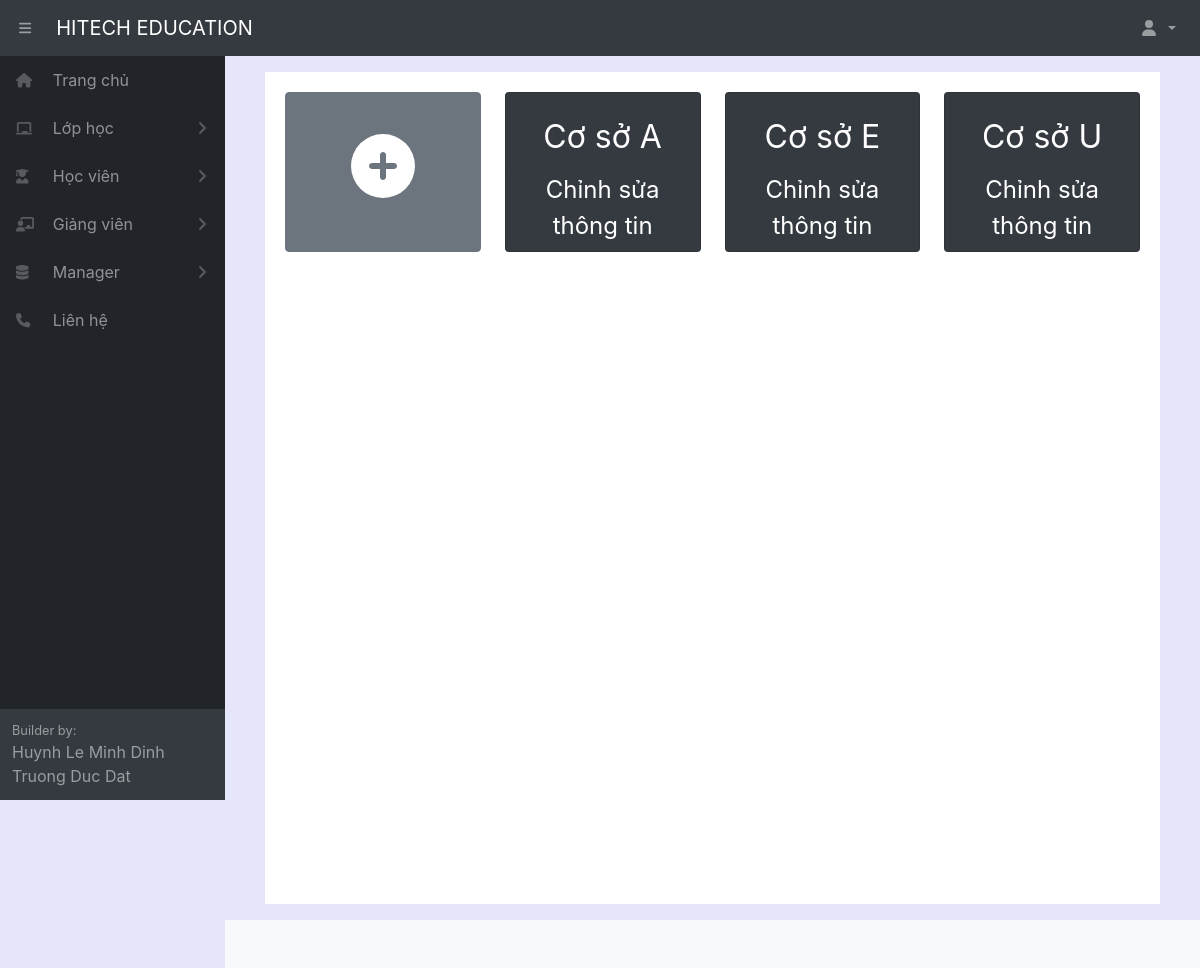
Page /listarea/ (signed in) on the committed database.
### home/models.py (models this page shows, shortened)
class Area(models.Model):
    fullname = models.CharField(max_length=100, verbose_name="Tên cơ sở")
    phonenumber = models.CharField(max_length=100, null=True, blank=True, default="", verbose_name="SDT")
    email = models.CharField(max_length=100, null=True, blank=True, default="", verbose_name="Email")
    adress = models.CharField(max_length=300, null=True, blank=True, default="", verbose_name="Địa chỉ")
    note = models.CharField(max_length=300, null=True, blank=True, default="", verbose_name="Ghi chú")
    active = models.BooleanField(default=True, verbose_name="Trạng thái")
    class Meta:
        ordering =["fullname"]
        verbose_name_plural = "Chi nhánh"

### home/decorators.py (the view)
        def wrapper_func(request, *args, **kwargs):
            group = None
            if request.user.groups.exists():
                group = request.user.groups.all()[0].name
            if group in allowed_roles:
                return view_func(request, *args, **kwargs)
            else:
                return redirect('errorrole')

### home/views.py (called while the page is built)
@login_required(login_url='login')
@allowed_users(allowed_roles=['admin'])
def listArea(request):
    form = CreateAreaForm()
    listarea = Area.objects.all()
    context={'form':form,'listarea':listarea}
    return render(request,'manager/listArea.html',context)

### home/templates/manager/listArea.html (shortened to what this page needs)
{% extends "pages/base.html" %}
{% block content %}
{% load static %}
<div class="card-body"  style="height: 52em;">
    <div class="row">
        <div class="col-xl-3 col-md-4 col-sm-6 col-xs-12">
            <a href="{% url 'newarea' %}" class="btn btn-secondary text-white mb-4" style=" width: 100%; height: 10em;">
                <div class="card-body" style="font-size: 4em; text-align: center;"><i class="fas fa-plus-circle"></i></div>
            </a>
        </div>
        {% for i in listarea %}
        <div class="col-xl-3 col-md-4 col-sm-6 col-xs-12">
            <div class="card bg-dark text-white mb-4" style="height: 10em;">
                <div class="card-body" style="font-size: 2em; text-align: center;">{{i.fullname}}</div>
                <a href="/editarea/{{i.pk}}" class="btn btn-dark" style="font-size: 1.5em; color: white;">
                    Chỉnh sửa thông tin
                </a>
            </div>
        </div>
        {% endfor %}
    </div>
</div>
{% endblock content %}

### rows in the picture
Area: fullname "Cơ sở A"
Area: fullname "Cơ sở E"
Area: fullname "Cơ sở U"
